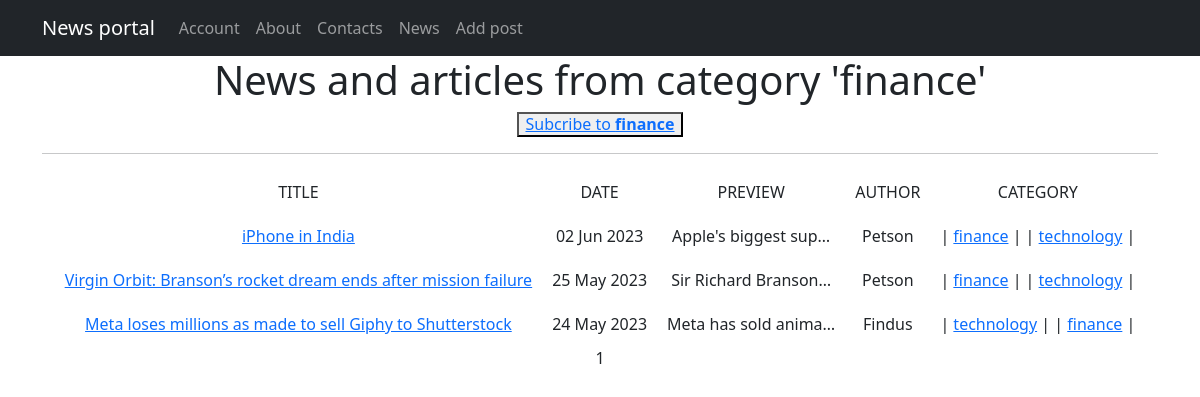
Screenshot of /news/categories/3 with the database file from the repository.
### news/models.py (models this page shows, shortened)
class Category(models.Model):  # класс категорий (тем) постов
    name = models.CharField(max_length=255, unique=True)  # название категории
    subscribers = models.ManyToManyField(User, through='CategoryUser') # связь многие ко многим с пользователями
    def __str__(self):
        return f'{self.name}'

class Post(models.Model):  # класс постов
    news = 'NE'
    article = 'AR'
    TYPE_CHOICE = [
        (news, 'news'),
        (article, 'article'),
    ]
    type_post = models.CharField(max_length=2, choices=TYPE_CHOICE, default=news)  # тип поста
    time_add = models.DateTimeField(auto_now_add=True)  # дата и время создания
    title = models.CharField(max_length=255)  # заголовок
    text = models.TextField(max_length=10000)  # текст поста
    rating_post = models.IntegerField(default=0)  # рейтинг поста
    author = models.ForeignKey(Author, on_delete=models.CASCADE)  # связь один ко многим с автором
    categories = models.ManyToManyField(Category, through='PostCategory')  # связь многие ко многим с категориями

class Author(models.Model):  # класс авторов постов
    rating_author = models.IntegerField(default=0)  # рейтинг автора
    user_link = models.OneToOneField(User, on_delete=models.CASCADE)
    def __str__(self):
        return f'{self.user_link.username}'

### news/views.py (the view)
# urls.py: path('categories/<int:pk>', CategoryPostList.as_view(), name='category_post_list'),
class CategoryPostList(ListView):
    model = Post # выводим посты
    ordering = '-time_add'  # сортировка по дате создания
    template_name = 'category_posts.html' # шаблон для вывода
    context_object_name = 'category_posts' # имя списка, по которому будет обращение из html-шаблона
    paginate_by = 10  # количество постов на странице
    def get_queryset(self):
        self.category = get_object_or_404(Category, id=self.kwargs['pk'])
        queryset = Post.objects.filter(categories=self.category).order_by('-time_add')  # фильтрация постов по категории
        return queryset
    def get_context_data(self, **kwargs):
        context = super().get_context_data(**kwargs)
        context['is_not_subscriber'] = self.request.user not in self.category.subscribers.all()
        context['category'] = self.category
        return context

### news/templatetags/custom_filters.py (called while the page is built)
@register.filter()
def censor(text):
    if not isinstance(text, str):
        raise ValueError("This is not a string!")
    censored_text = text  # исходный текст
    text_list = text.split()  # получаем список слов исходного текста
    for i in text_list:
        if i.lower() in BLACK_LIST:  # если слово входит в черный список
            censored_text = censored_text.replace(i, i[0]+'*'*(len(i)-1))  # первую букву оставляем, остальные заменяем
    return censored_text

### templates/category_posts.html (shortened to what this page needs)
{% extends 'flatpages/default.html' %}
{% load custom_filters %}
{% load custom_tags %}
{% block content %}
    <h1>News and articles from category '{{ category }}'</h1>
        {% if is_not_subscriber %}
            <h6><button><a href="{% url 'subscribe' category.id %}">Subcribe to <b>{{ category }}</b></a></button><br></h6>
        {% endif %}
    <hr>
    {% if category_posts %}
        <table cellpadding="10" align="center">
            <tr>
                <td>TITLE</td>
                <td>DATE</td>
                <td>PREVIEW</td>
                <td>AUTHOR</td>
                <td>CATEGORY</td>
            </tr>
            {% for post in category_posts %}
            <tr>
                <td><a href="{% url 'post_detail' post.id %}">{{ post.title|censor }}</a></td>
                <td>{{ post.time_add|date:'d M Y' }}</td>
                <td>{{ post.text|censor|truncatechars:20 }}</td>
                <td>{{ post.author }}</td>
                <td>
                    {% for category in post.categories.all %}
                    | <a href="{% url 'category_post_list' category.id %}">{{ category }}</a> |
                    {% endfor %}
                </td>
            </tr>
            {% endfor %}
        </table>
    {% else %}
        <h2>There are no posts!</h2>
    {% endif %}
    {{ page_obj.number }}
{% endblock content %}

### rows the page displays
Category: name "finance"
Post: title|censor "iPhone in India", time_add "02 Jun 2023", text|censor "Apple's biggest sup…", author "Petson"
Category: name "technology"
Post: title|censor "Virgin Orbit: Branson’s rocket dream ends after mission failure", time_add "25 May 2023", text|censor "Sir Richard Branson…", author "Petson"
Post: title|censor "Meta loses millions as made to sell Giphy to Shutterstock", time_add "24 May 2023", text|censor "Meta has sold anima…", author "Findus"

### other values shown
{{ page_obj.number }} "1"
